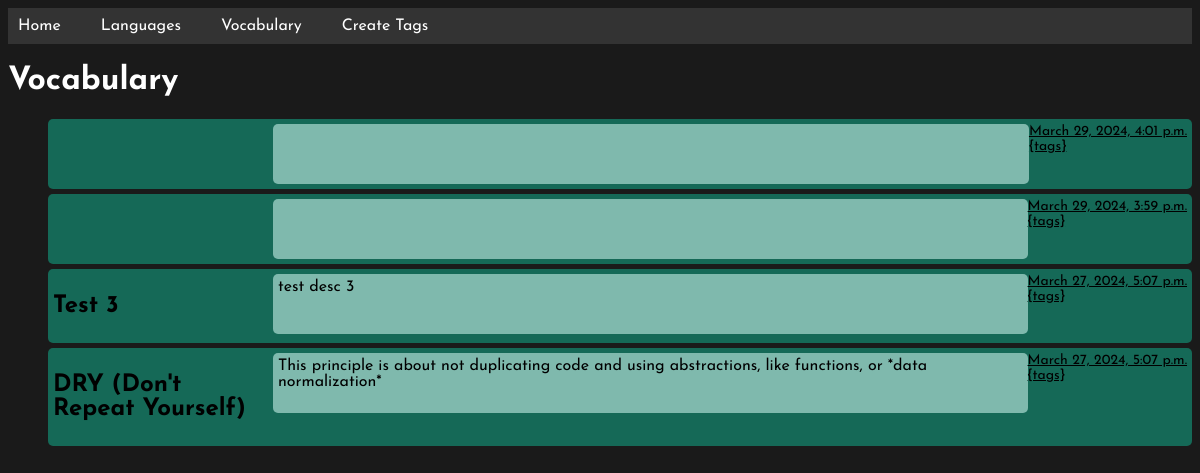
Page /vocabulary/ on the committed database.
### fields/models.py (models this page shows, shortened)
class Field(models.Model):
    id_md = models.AutoField(primary_key=True)
    title_md = models.CharField(max_length=50, null=False, blank=False)
    definition_md = models.TextField(null=False, blank=False)
    vocabulary_md = models.BooleanField(default=False)
    pragmatic_programmer_md = models.BooleanField(default=False)
    created_date_md = models.DateTimeField(auto_now_add = True)
    tags = models.ManyToManyField(Tag)

### fields/views.py (the view)
# urls.py: path('vocabulary/', views.vocabulary_render_vw, name='vocabulary_url'),
def vocabulary_render_vw(request):
    fields_vocabulary = Field.objects.filter(vocabulary_md=True)
    return render(request, 'vocabulary.html',{'fields_html': fields_vocabulary})

### fields/templates/vocabulary.html (shortened to what this page needs)
{% extends 'navbar.html' %}
{% block content %}
<h1>Vocabulary</h1>
<ul>
    {% for field in fields_html reversed %}
        <li class="item">
            <span class="title"><h2>{{ field.title_md }}</h2></span>
        <div class="definition-wrapper">
            <div class="definition">{{ field.definition_md }}</div>
        </div>
        <span class="date">{{ field.created_date_md }}<br><a class="tags">{tags}</a></span>
        </li>
    {% endfor %}
</ul>
{% endblock %}

### fields/templates/navbar.html (shortened to what this page needs)
<!DOCTYPE html>
<html lang="en">
<head>
</head>
<body>
    <nav>
        <ul>
            <li>
                <a href="{% url 'home_url' %}">Home</a>
            </li>
            <li>
                <a href="{% url 'languages_url' %}">Languages</a>
            </li>
            <li>
                <a href="{% url 'vocabulary_url' %}">Vocabulary</a>
            </li>
            <li>
                <a href="{% url 'add_field_with_tags_url' %}">Create Tags</a>
            </li>
        </ul>
    </nav>
{% block content %}
{% endblock %}
</body>
</html>

### fields/templates/vocabulary.html (style rules this page uses)
body { font-family: 'Josefin Sans', sans-serif; background-color: #1a1a1a; }
h1 { color: white; }
.item { display: flex; background-color: #156957; border-radius: 5px; padding: 5px; margin-bottom: 5px; align-items: flex-start; }
.title { border-top-left-radius: 5px; border-bottom-left-radius: 5px; flex: 1; }
.definition-wrapper { display: flex; flex-grow: 3; background-color: #156957; }
.definition { background-color: #7fb9ad; padding: 5px 5px; border-radius: 5px; white-space: pre-line; margin-left: 5px; width: 100px; flex-grow: 3; line-height: 0.9w; min-height: 50px; }
.date { font-size: 14px; text-decoration: underline; display: block; }
.tags { text-decoration: none !important; }

### fields/templates/navbar.html (style rules this page uses)
nav { background-color: #333; }
nav ul { list-style-type: none; padding: 0; margin: 0; display: flex; }
nav ul li { margin-right: 20px; }
nav ul li a { text-decoration: none; color: white; padding: 10px; display: inline-block; }

### rows in the picture
Field: created_date_md "March 29, 2024, 4:01 p.m."
Field: created_date_md "March 29, 2024, 3:59 p.m."
Field: title_md "Test 3", definition_md "test desc 3", created_date_md "March 27, 2024, 5:07 p.m."
Field: title_md "DRY (Don't Repeat Yourself)", definition_md "This principle is about not duplicating code and using abstractions, like functions, or *data normalization*", created_date_md "March 27, 2024, 5:07 p.m."
